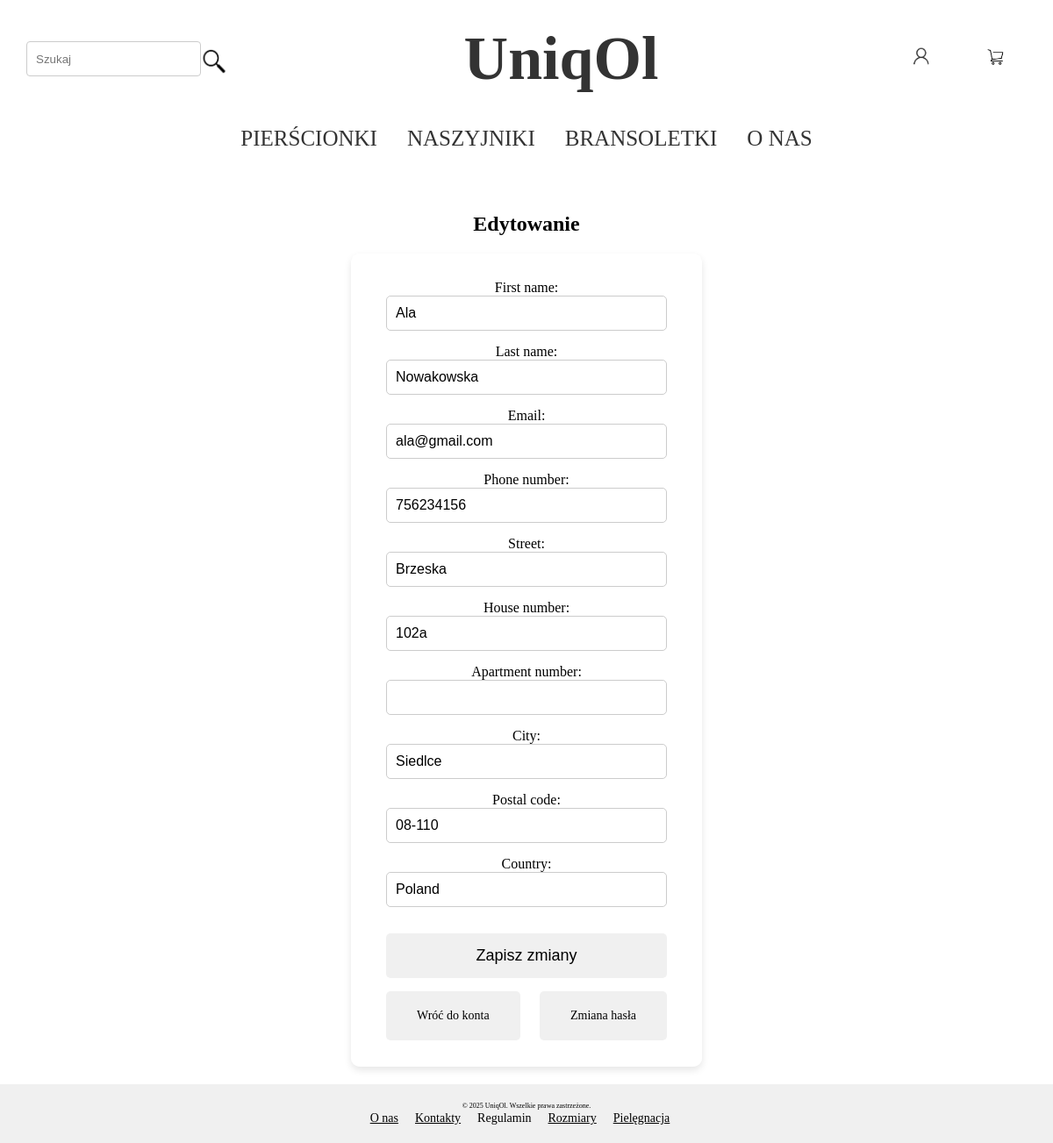
The page /edit_user/8/ (signed in) on the database its author committed.
### shop/models.py (models this page shows, shortened)
class Category(models.Model):
    name = models.CharField(max_length=100)

class CustomerUser(AbstractUser, PermissionsMixin):
    username = None
    email = models.EmailField(unique=True)
    first_name = models.CharField(max_length=255, null=True,
                                  validators=[validate_alpha])
    last_name = models.CharField(max_length=255, null=True,
                                 validators=[validate_alpha])
    phone_number = models.CharField(max_length=9, unique=True, null=True,
                                    validators=[validate_phone_numer])
    street = models.CharField(max_length=255, null=True,
                              validators=[validate_street_name])
    house_number = models.CharField(max_length=10, null=True,
                                    validators=[validate_house_number])
    apartment_number = models.CharField(max_length=10, blank=True, null=True,
                                        validators=[validate_digit])
    city = models.CharField(max_length=100, null=True,
                            validators=[validate_alpha])
    postal_code = models.CharField(max_length=6, null=True,
                                   validators=[validate_postal_code])
    country = models.CharField(max_length=100, null=True, default="Poland",
                               validators=[validate_alpha])
    USERNAME_FIELD = "email"
    REQUIRED_FIELDS = []

### shop/views.py (the view, shortened to what this page needs)
# urls.py: path('edit_user/<int:pk>/', views.UserUpdateView.as_view(), name='update_user'),
class UserUpdateView(LoginRequiredMixin, UpdateView):
    model = CustomerUser
    fields = ['first_name', 'last_name', 'email', 'phone_number', 'street',
              'house_number', 'apartment_number', 'city', 'postal_code',
              'country']
    template_name = 'shop/update_user.html'
    success_url = reverse_lazy('main_view')
    def get_context_data(self, **kwargs):
        context = super().get_context_data(**kwargs)
        cart = Cart.objects.filter(user=self.request.user).first()
        categories = Category.objects.all()
        context['categories'] = categories
        context['cart'] = cart
        context['hide_menu'] = False
        context['form_order'] = 'next' in self.request.GET
        context['minimal_header'] = 'next' in self.request.GET
        context['order_id'] = self.request.GET.get('next')
        return context

### shop/templates/shop/update_user.html (shortened to what this page needs)
{%  extends 'shop/base.html' %}
{% block content %}
<div class="update-user-container">
    <h1>Edytowanie </h1>
    <form action="{% url 'update_user' user.pk %}" method="post">
        {{ form.as_p }}
        <button type="submit">Zapisz zmiany</button>
        {% if not form_order %}
        <div class="secondary-buttons">
            <a href="{% url 'user_details' user.pk %}" class="small-button">Wróć do konta</a>
            <a href="{% url 'change_password' %}" class="small-button">Zmiana hasła</a>
        </div>
        {% endif %}
    </form>
</div>
{% endblock %}

### shop/templates/shop/base.html (shortened to what this page needs)
<!DOCTYPE html>
{% load static %}
<html lang="en">
<head>
    <link rel="stylesheet" href="{% static 'shop/css/base.css' %}">
</head>
<body>
    <header class ="header-container">
        <div class="search-container">
            <form action="{% url 'search' %}" method="post">
                <input type="text" name="search" placeholder="Szukaj" required>
                <button type="submit" class="search-button">
                    <img src="{% static 'shop/img/search.png' %}" alt="Szukaj">
                </button>
            </form>
        </div>
        <div class="logo-container">
            <a href="{% url 'main_view' %}">
                <h1>UniqOl</h1>
            </a>
        </div>
        <div class="auth-cart-container">
            <div class="cart-container">
                {% if user.is_authenticated and cart%}
                <a href="{% url 'cart_details' cart.pk %}">
                    <img src="{% static 'shop/img/cart-ikon.png' %}" alt="Cart">
                </a>
                {% else %}
                    <a href="{% url 'login_view' %}">
                        <img src="{% static 'shop/img/cart-ikon.png' %}" alt="Cart">
                    </a>
                {% endif %}
            </div>
            <div class="login-container">
                {% if user.is_authenticated %}
                <div class="user-dropdown">
                    <a href="javascript:void(0)">
                        <img src="{% static 'shop/img/login-ikon.png' %}" alt="User">
                    </a>
                </div>
                {% else %}
                    <a href="{% url 'login_view' %}">
                        <img src="{% static 'shop/img/login-ikon.png' %}" alt="User">
                    </a>
                {% endif %}
            </div>
        </div>
</header>
    <nav class="categories-menu">
    <ul>
        {% for category in categories %}
            <li><a href="{% url 'products_list' category.pk %}">{{ category.name }}</a></li>
        {% endfor %}
            <li><a href="{% url 'about_us' %}">O NAS</a></li>
    </ul>
    </nav>
    <main>
    {% block content %}
    {% endblock %}
    </main>
<footer>
            <p>&copy; 2025 UniqOl. Wszelkie prawa zastrzeżone.</p>
        <div id="footer-links">
            <ul>
                <li><a href="{% url 'about_us' %}">O nas</a></li>
                <li><a href="{% url 'contact' %}">Kontakty</a></li>
                <li>Regulamin</li>
                <li><a href="{% url 'sizes' %}">Rozmiary</a></li>
                <li><a href="{% url 'care' %}">Pielęgnacja</a></li>
            </ul>
        </div>
</footer>
</body>
</html>

### static/shop/css/base.css (style rules this page uses)
* { margin: 0; padding: 0; box-sizing: border-box; }
html, body { font-family: Times New Roman,sans-serif; height: 100%; display: flex; flex-direction: column; }
main { font-family: Times New Roman,sans-serif; flex: 1; }
footer { font-family: Times New Roman,sans-serif; margin-top: auto; }
footer li { color: black; }
footer a { color: black; }
.header-container { display: flex; justify-content: space-between; align-items: center; padding: 10px; margin-left: 20px; }
.search-container form { display: flex; flex: 1; align-items: center; justify-content: center; width: 100%; }
.search-container input[type="text"] { padding: 10px; border: 1px solid #ccc; border-radius: 4px; flex: 1; height: 40px; line-height: 1.5; }
.search-container .search-button { display: flex; background: none; border: none; cursor: pointer; height: 40px; padding: 0; }
.search-container .search-button img { width: 30px; height: 30px; vertical-align: middle; }
.logo-container { flex-grow: 1; text-align: center; }
.logo-container h1 { font-family: fantasy; font-size: 70px; margin: 0; color: #333; text-decoration: none; }
.logo-container a { text-decoration: none; color: #333; }
.auth-cart-container { display: flex; align-items: center; justify-content: flex-end; flex-direction: row-reverse; }
.auth-cart-container a { margin-left: 15px; }
.cart-container { margin-right: 20px; }
.cart-container img, .user-dropdown img { width: 30px; height: 30px; object-fit: contain; display: inline-block; }
.auth-cart-container .login-container img { width: 30px; height: 30px; object-fit: contain; }
.auth-cart-container .cart-container img { width: 30px; height: 30px; object-fit: contain; }
.user-dropdown { position: relative; display: inline-block; }
.categories-menu { display: flex; justify-content: center; padding: 10px 0 ; }
.categories-menu ul { list-style-type: none; padding: 0; margin: 0; }
.categories-menu ul li { display: inline-block; margin: 0 15px; }
.categories-menu ul li a { text-decoration: none; color: #333; font-size: 25px; }
footer { background-color: #f0f0f0; padding: 20px; text-align: center; }
footer p { font-size: 8px !important; }
#footer-links ul { list-style-type: none; padding: 0; }
#footer-links ul li { display: inline; margin-right: 15px; font-size: 14px; }
button { background-color: #666666; color: white; padding: 12px 17px; font-size: 16px; border: none; border-radius: 5px; cursor: pointer; margin-top: 15px; }
.update-user-container { display: flex; flex-direction: column; justify-content: center; align-items: center; min-height: calc(100vh - 200px); padding: 20px; }
.update-user-container form { background: rgba(255, 255, 255, 0.9); padding: 30px 40px; border-radius: 10px; box-shadow: 0 4px 8px rgba(0, 0, 0, 0.1); width: 100%; max-width: 400px; text-align: center; color: black; display: flex; flex-direction: column; align-items: stretch; }
.update-user-container h1 { text-align: center; font-size: 24px; margin-bottom: 20px; color: black; }
.update-user-container input[type="text"], .update-user-container input[type="email"] { width: 100%; padding: 10px; margin-bottom: 15px; border: 1px solid #ccc; border-radius: 5px; font-size: 16px; background-color: #ffffff; }
.update-user-container button { background-color: #f0f0f0; color: black; border: none; cursor: pointer; padding: 15px 20px; border-radius: 5px; font-size: 18px; transition: background-color 0.3s ease; }
.secondary-buttons { display: flex; justify-content: space-between; gap: 10px; margin-top: 15px; }
.small-button { display: inline-block; padding: 20px 35px; font-size: 14px; background-color: #f0f0f0; color: black; border: none; border-radius: 5px; text-decoration: none; text-align: center; transition: background-color 0.3s ease; cursor: pointer; }
.cart-container { margin: 20px; padding: 20px; }

### rows shown on the page
Category: name "PIERŚCIONKI"
Category: name "NASZYJNIKI"
Category: name "BRANSOLETKI"
CustomerUser: first_name "Ala", last_name "Nowakowska", email "ala@gmail.com", phone_number "756234156", street "Brzeska", house_number "102a", city "Siedlce", postal_code "08-110", country "Poland"
